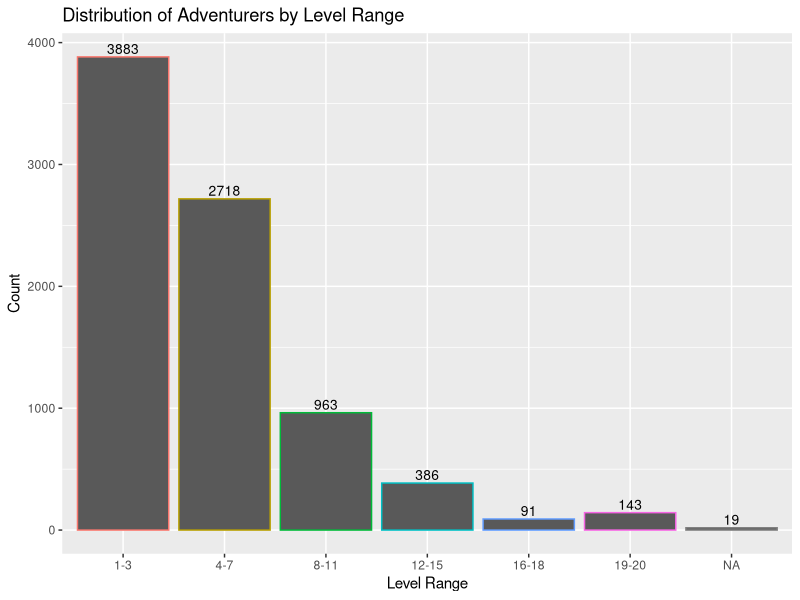
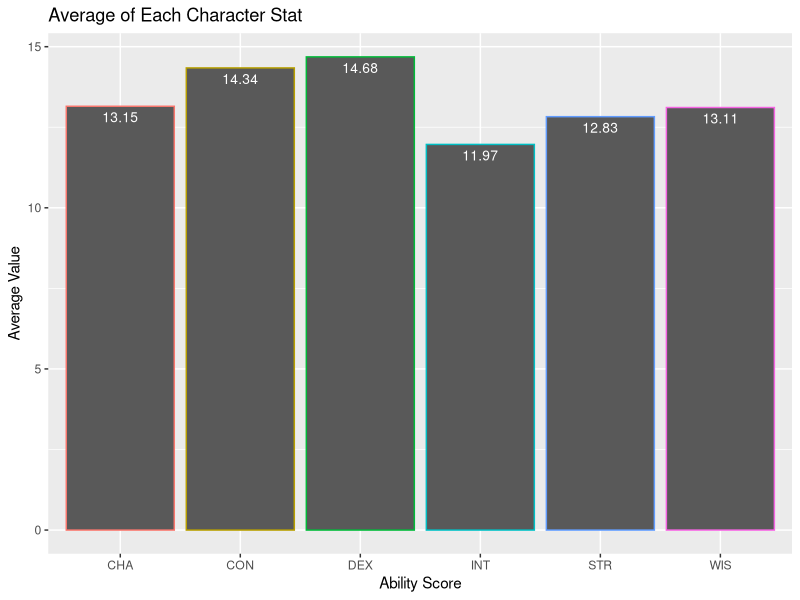

The R source for these figures, in order:
## ---- chunk 1
knitr::opts_chunk$set(echo = TRUE)
## ---- chunk 2
library(tidyverse)
library(dplyr)
library(purrr)
## ---- chunk 3
allchars <-read_tsv(here::here("data-raw","dnd_chars_all.tsv"))
## ---- chunk 4
allchars %>%
    #Ready Data
  count(levelGroup) %>%
  mutate(levelG=fct_relevel(levelGroup,"1-3","4-7","8-11","12-15",
  	"16-18","19-20"))%>%
	#Build Bar Chart
  ggplot(aes(x=levelG,y=n,color=levelG))+geom_bar(stat="identity")+
    geom_text(aes(label=n), vjust=-.3, color="black", size=3.5)+
    theme(legend.position="none")+
	labs(title="Distribution of Adventurers by Level Range",
	x="Level Range",y="Count")
## ---- chunk 5
allchars %>%
	#Manipulate Data
 summarise(STR=mean(Str),DEX=mean(Dex),
		   CON=mean(Con),INT=mean(Int),
		   WIS=mean(Wis),CHA=mean(Cha)) %>%
	#Pivot Table
 pivot_longer(
    cols = `STR`:`CHA`,
    names_to = "Stat",
    values_to = "AverageValue")%>%
	#Build Chart
	ggplot(aes(x=Stat,y=AverageValue,color=Stat))+
	geom_bar(stat="identity")+
    geom_text(aes(label=round(AverageValue,digits=2)), 
      vjust=1.6, color="white", size=3.5)+
      theme(legend.position="none")+
	  labs(title="Average of Each Character Stat", 
	  x="Ability Score",y="Average Value")
